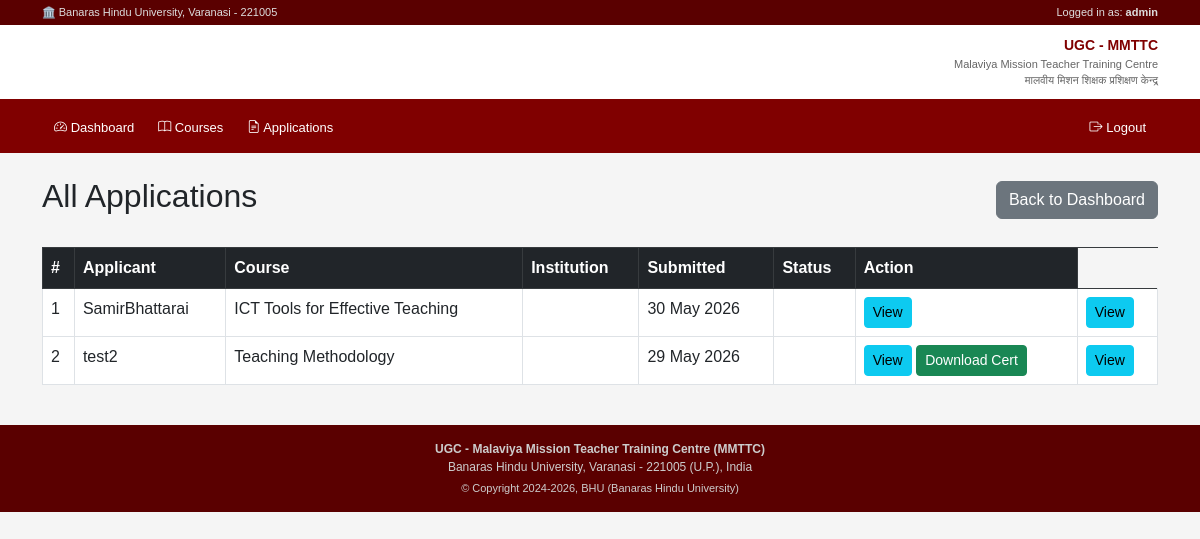
The app's page /applications/admin/list/ (signed in) with its own data.
### accounts/models.py (models this page shows, shortened)
class CustomUser(AbstractUser):
    ADMIN = 'admin'
    APPLICANT = 'applicant'
    ROLE_CHOICES = [
        (ADMIN, 'Admin'),
        (APPLICANT, 'Applicant'),
    ]
    role = models.CharField(max_length=20, choices=ROLE_CHOICES, default=APPLICANT)
    institution = models.CharField(max_length=255, blank=True)
    designation = models.CharField(max_length=100, blank=True)
    phone = models.CharField(max_length=15, blank=True)
    state = models.CharField(max_length=100, blank=True)
    groups = models.ManyToManyField(
        'auth.Group',
        related_name='customuser_set',
        blank=True
    )
    user_permissions = models.ManyToManyField(
        'auth.Permission',
        related_name='customuser_set',
        blank=True
    )

### applications/models.py (models this page shows, shortened)
class Application(models.Model):
    STATUS_CHOICES = [
        ('pending', 'Pending'),
        ('approved', 'Approved'),
        ('rejected', 'Rejected'),
    ]
    TITLE_CHOICES = [
        ('Mr.', 'Mr.'),
        ('Mrs.', 'Mrs.'),
        ('Dr.', 'Dr.'),
        ('Prof.', 'Prof.'),
    ]
    CATEGORY_CHOICES = [
        ('General', 'General'),
        ('OBC', 'OBC'),
        ('SC', 'SC'),
        ('ST', 'ST'),
        ('EWS', 'EWS'),
    ]
    FACULTY_CHOICES = [
        ('Faculty', 'Faculty'),
        ('Researcher/Non-Teaching', 'Researcher/Non-Teaching'),
    ]
    QUALIFICATION_CHOICES = [
        ('Graduate', 'Graduate'),
        ('Post Graduate', 'Post Graduate'),
        ('M.Phil', 'M.Phil'),
        ('Ph.D', 'Ph.D'),
        ('Post Doctoral', 'Post Doctoral'),
    ]
    COURSE_TYPE_CHOICES = [
    ('OC', 'OC - Orientation Courses'),
    ('RC-I', 'RC-I - Refresher Courses'),
    ('SC', 'SC - Short Term Courses'),
    ('NEP', 'NEP'),
]
    applicant = models.ForeignKey(CustomUser, on_delete=models.CASCADE)
    course = models.ForeignKey(Course, on_delete=models.CASCADE)
    status = models.CharField(max_length=20, choices=STATUS_CHOICES, default='pending')
    course_type = models.CharField(max_length=10, choices=COURSE_TYPE_CHOICES, blank=True)
    title = models.CharField(max_length=10, choices=TITLE_CHOICES)
    full_name = models.CharField(max_length=100)
    category = models.CharField(max_length=20, choices=CATEGORY_CHOICES)
    pwd = models.BooleanField(default=False)
    aadhaar = models.CharField(max_length=12)
    photograph = models.ImageField(upload_to='applications/photos/', blank=True, null=True)
    dob = models.DateField()
    faculty_type = models.CharField(max_length=30, choices=FACULTY_CHOICES)
    email = models.EmailField()
    mobile = models.CharField(max_length=10)
    alternate_mobile = models.CharField(max_length=10, blank=True)
    institute_address = models.CharField(max_length=100)
    institute_state = models.CharField(max_length=100)
    institute_pincode = models.CharField(max_length=6)
    same_as_institute = models.BooleanField(default=False)
    mailing_address = models.CharField(max_length=100, blank=True)
    mailing_state = models.CharField(max_length=100, blank=True)
    mailing_pincode = models.CharField(max_length=6, blank=True)
    highest_qualification = models.CharField(max_length=50, choices=QUALIFICATION_CHOICES)
    prev_course1 = models.CharField(max_length=100, blank=True)
    prev_course1_year = models.CharField(max_length=10, blank=True)
    prev_course1_center = models.CharField(max_length=50, blank=True)
    prev_course2 = models.CharField(max_length=100, blank=True)
    prev_course2_year = models.CharField(max_length=10, blank=True)
    prev_course2_center = models.CharField(max_length=50, blank=True)
    accommodation = models.BooleanField(default=False)
    original_form = models.FileField(upload_to='applications/forms/', blank=True, null=True)
    hod_signed_form = models.FileField(upload_to='applications/hod_signed/', blank=True, null=True)
    admin_remarks = models.TextField(blank=True)
    submitted_at = models.DateTimeField(auto_now_add=True)
    updated_at = models.DateTimeField(auto_now=True)
    class Meta:
        unique_together = ['applicant', 'course']

### courses/models.py (models this page shows, shortened)
class Course(models.Model):
    title = models.CharField(max_length=255)
    description = models.TextField()
    eligibility = models.TextField()
    duration = models.CharField(max_length=100)
    start_date = models.DateField()
    end_date = models.DateField()
    total_seats = models.IntegerField()
    seats_filled = models.IntegerField(default=0)
    is_visible = models.BooleanField(default=True)
    is_closed = models.BooleanField(default=False)
    created_by = models.ForeignKey(CustomUser, on_delete=models.SET_NULL, null=True)
    created_at = models.DateTimeField(auto_now_add=True)

### applications/views.py (the view)
# urls.py: path('admin/list/', views.admin_application_list, name='admin_application_list'),
def admin_application_list(request):
    if not request.user.is_authenticated:
        return redirect('login')
    applications = Application.objects.all().order_by('-submitted_at')
    status = request.GET.get('status')
    if status in ['pending', 'approved', 'rejected']:
        applications = applications.filter(status=status)
    return render(request, 'applications/admin_application_list.html', {
        'applications': applications,
        'current_status': status
    })

### templates/applications/admin_application_list.html (shortened to what this page needs)
{% extends 'base.html' %}
{% block content %}
<div class="container mt-4">
    <div class="d-flex justify-content-between align-items-center mb-4">
        <h2>All Applications</h2>
        <a href="{% url 'admin_dashboard' %}" class="btn btn-secondary">Back to Dashboard</a>
    </div>
    {% if applications %}
    <table class="table table-bordered table-hover">
        <thead class="table-dark">
            <tr>
                <th>#</th>
                <th>Applicant</th>
                <th>Course</th>
                <th>Institution</th>
                <th>Submitted</th>
                <th>Status</th>
                <th>Action</th>
            </tr>
        </thead>
        <tbody>
            {% for app in applications %}
            <tr>
                <td>{{ forloop.counter }}</td>
                <td>{{ app.full_name }}</td>
                <td>{{ app.course.title }}</td>
                <td>{{ app.institution }}</td>
                <td>{{ app.submitted_at|date:"d M Y" }}</td>
                <td>
                   <td>
    <a href="{% url 'admin_application_detail' app.pk %}" class="btn btn-sm btn-info">View</a>
    {% if app.status == 'approved' %}
        {% if app.certificate %}
            <a href="{% url 'download_certificate' app.certificate.pk %}" class="btn btn-sm btn-success">Download Cert</a>
        {% else %}
            <a href="{% url 'generate_certificate' app.pk %}" class="btn btn-sm btn-warning">Generate Cert</a>
        {% endif %}
    {% endif %}
</td>
                </td>
                <td>
                    <a href="{% url 'admin_application_detail' app.pk %}" class="btn btn-sm btn-info">View</a>
                </td>
            </tr>
            {% endfor %}
        </tbody>
    </table>
    {% else %}
        <div class="alert alert-info">No applications yet.</div>
    {% endif %}
</div>
{% endblock %}

### templates/base.html (shortened to what this page needs)
<!DOCTYPE html>
<html lang="en">
<head>
    <link href="https://cdn.jsdelivr.net/npm/bootstrap@5.3.0/dist/css/bootstrap.min.css" rel="stylesheet">
    <link href="https://cdn.jsdelivr.net/npm/bootstrap-icons@1.10.0/font/bootstrap-icons.css" rel="stylesheet">
</head>
<body>
    <div class="top-bar d-none d-md-block">
        <div class="container d-flex justify-content-between">
            <span>🏛️ Banaras Hindu University, Varanasi - 221005</span>
            <span>
                {% if request.user.is_authenticated %}
                    Logged in as: <strong>{{ request.user.username }}</strong>
                {% endif %}
            </span>
        </div>
    </div>
    <div class="site-header">
        <div class="container">
            <div class="row align-items-center g-2">
                <div class="col text-end">
                    <div class="mmttc-title">UGC - MMTTC</div>
                    <div class="mmttc-subtitle">Malaviya Mission Teacher Training Centre</div>
                    <div class="mmttc-subtitle">मालवीय मिशन शिक्षक प्रशिक्षण केन्द्र</div>
                </div>
            </div>
        </div>
    </div>
    <nav class="main-nav navbar navbar-expand-lg">
        <div class="container">
           <div class="collapse navbar-collapse" id="navbarNav">
    {% if request.user.is_authenticated %}
        <ul class="navbar-nav me-auto">
            {% if request.user.is_superuser or request.user.role == 'admin' %}
                <li class="nav-item">
                    <a class="nav-link" href="{% url 'admin_dashboard' %}">
                        <i class="bi bi-speedometer2"></i> Dashboard
                    </a>
                </li>
                <li class="nav-item">
                    <a class="nav-link" href="{% url 'course_list' %}">
                        <i class="bi bi-book"></i> Courses
                    </a>
                </li>
                <li class="nav-item">
                    <a class="nav-link" href="{% url 'admin_application_list' %}">
                        <i class="bi bi-file-earmark-text"></i> Applications
                    </a>
                </li>
            {% endif %}
        </ul>
        <ul class="navbar-nav ms-auto">
            <li class="nav-item">
                <a class="nav-link text-warning" href="{% url 'logout' %}">
                    <i class="bi bi-box-arrow-right"></i> Logout
                </a>
            </li>
        </ul>
    {% endif %}
</div>
    </nav>
    {% block content %}{% endblock %}
    <div class="site-footer">
        <div class="container">
            <p class="mb-1">
                <strong>UGC - Malaviya Mission Teacher Training Centre (MMTTC)</strong><br>
                Banaras Hindu University, Varanasi - 221005 (U.P.), India
            </p>
            <p class="mb-0" style="font-size:11px;">
                © Copyright 2024-2026, BHU (Banaras Hindu University)
            </p>
        </div>
    </div>
</body>
</html>

### templates/base.html (style rules this page uses)
:root { --bhu-maroon: #800000; --bhu-dark: #5a0000; --bhu-light: #f9f3f3; --bhu-gold: #c8a951; }
body { background-color: #f5f5f5; font-family: Arial, sans-serif; }
.top-bar { background-color: var(--bhu-dark); color: #ddd; font-size: 11px; padding: 4px 0; }
.site-header { background: white; border-bottom: 3px solid var(--bhu-maroon); padding: 10px 0; }
.mmttc-title { color: var(--bhu-maroon); font-weight: bold; font-size: 14px; }
.mmttc-subtitle { color: #666; font-size: 11px; }
.main-nav { background-color: var(--bhu-maroon); }
.main-nav .nav-link { color: white !important; font-size: 13px; padding: 8px 12px !important; }
.table thead { background-color: var(--bhu-maroon); color: white; }
.site-footer { background-color: var(--bhu-dark); color: #ccc; font-size: 12px; padding: 15px 0; margin-top: 40px; text-align: center; }

### records on screen
CustomUser: user.username "admin"
Application: full_name "SamirBhattarai", course "ICT Tools for Effective Teaching", submitted_at "30 May 2026"
Application: full_name "test2", course "Teaching Methodology", submitted_at "29 May 2026", status "Download Cert"
